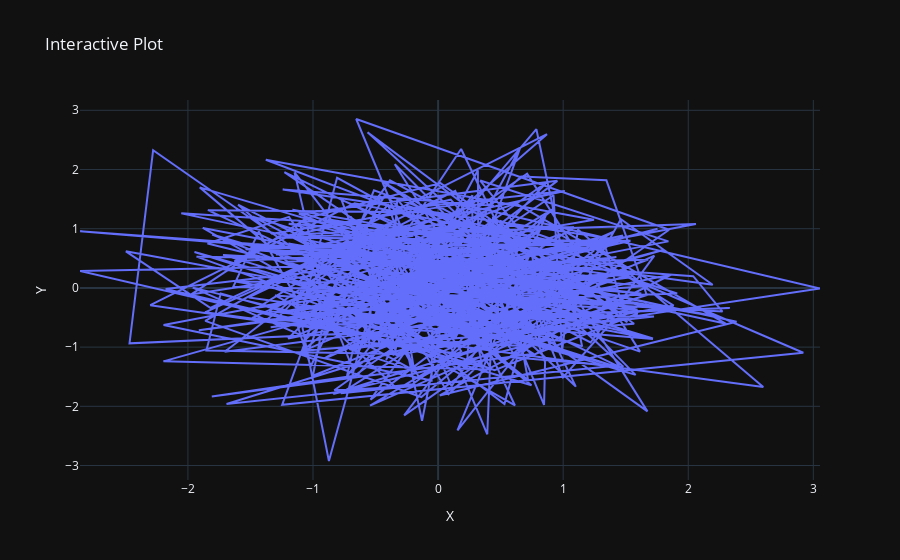

The cell this chart's notebook holds for it:
### Code cell
import plotly.graph_objects as go

# Create random data with numpy
import numpy as np

x = np.random.randn(500)
y = np.random.randn(500)

# Create a scatter trace
data = [go.Scatter(x=x, y=y)] 

# Create figure object
fig = go.Figure(data=data)

# Make the plot interactive
fig.update_layout(
    title="Interactive Plot",
    xaxis_title="X",
    yaxis_title="Y",
    template='plotly_dark'
)

# Open the plot in the browser
fig.show()

### Figure 1 — Plotly figure (JSON) as saved in the notebook; plotly's stock layout.template omitted (floating-point values rounded to 4 significant figures; data arrays with more than 128 entries replaced by an {"elided": "..."} marker saying what was removed)
{"data": [{"type": "scatter", "x": {"elided": "500 float values"}, "y": {"elided": "500 float values"}}], "layout": {"title": {"text": "Interactive Plot"}, "xaxis": {"title": {"text": "X"}}, "yaxis": {"title": {"text": "Y"}}}}
